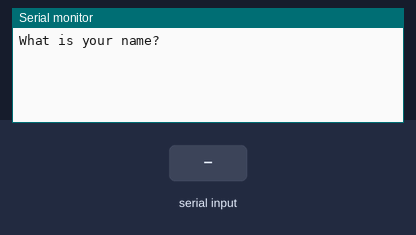
Bench run of a sketch on a simulated Arduino Uno, built with avr-gcc and run on an emulated ATmega328P. Shown: the last lines printed to the serial monitor. Inputs (shaded band) come from the test bench.

Above: at 1.2 s.
1.3 s: "1" received over Serial
At 3.5 s:
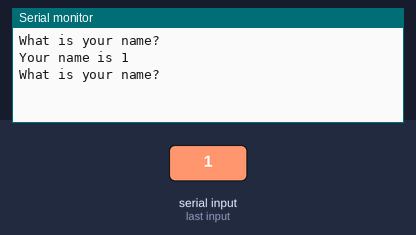
3.8 s: "0" received over Serial
At 5.2 s:
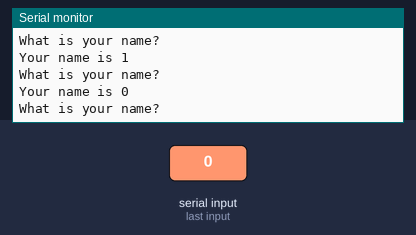
5.3 s: "2" received over Serial
At 7.8 s:
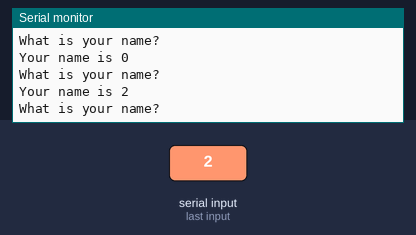

Measured:
- after the input at 1.3 s, the serial monitor: prints a new line after 1.0 s (image 1)
- after the input at 3.8 s, the serial monitor: prints a new line after 1.0 s (image 2)
- after the input at 5.3 s, the serial monitor: prints a new line after 1.0 s (image 3)

The sketch:

10.serial_read.ino
```cpp
// READING FROM SERIAL MONITOR
// 2023.dec22 fri 1420mf

String yourName;

void setup() {
  Serial.begin(9600);
}

void loop() {
  Serial.println("What is your name?");
  while (Serial.available()==0) {

  }
  yourName = Serial.readString();
  Serial.print("Your name is ");
  Serial.println(yourName);
}

/*
  void loop() {
  Serial.println("What is your favourite number?");
  while (Serial.available()==0) {}
  yourName = Serial.parseInt();
  Serial.print("Your favourite number is ");
  Serial.println(yourName);
}
*/
```
